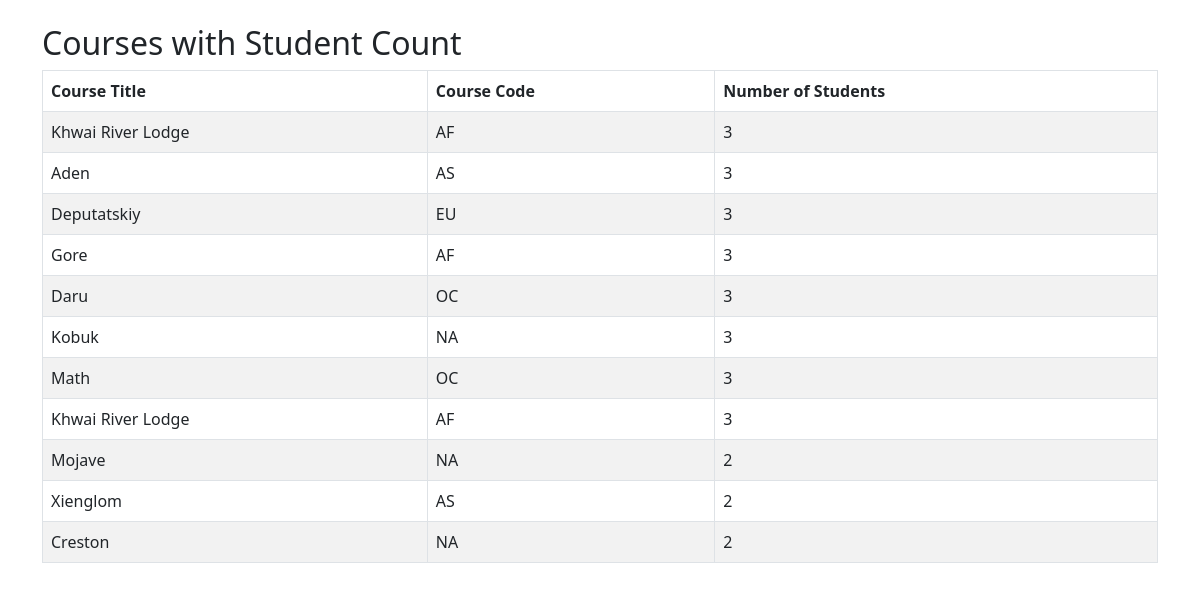
Page /books/lab9/task22 on the committed database.
### apps/bookmodule/models.py (models this page shows)
class Course(models.Model):
    title = models.CharField(max_length=50)
    code = models.CharField(max_length=500)

### apps/bookmodule/views.py (the view)
# urls.py: path('lab9/task22', views.task22),
def task22(request):
    courses = Course.objects.annotate(student_count=Count('student11'))
    return render(request, 'task2.html', {'courses': courses})

### apps/bookmodule/templates/task2.html (shortened to what this page needs)
<!DOCTYPE html>
<html>
<head>
    <link href="https://cdn.jsdelivr.net/npm/bootstrap@5.3.0/dist/css/bootstrap.min.css" rel="stylesheet">
</head>
<body class="container mt-4">
    <h2>Courses with Student Count</h2>
    <table class="table table-bordered table-striped">
        <thead>
            <tr>
                <th>Course Title</th>
                <th>Course Code</th>
                <th>Number of Students</th>
            </tr>
        </thead>
        <tbody>
            {% for course in courses %}
            <tr>
                <td>{{ course.title }}</td>
                <td>{{ course.code }}</td>
                <td>{{ course.student_count }}</td>
            </tr>
            {% endfor %}
        </tbody>
    </table>
</body>
</html>

### rows in the picture
Course: title "Khwai River Lodge", code "AF", student_count "3"
Course: title "Aden", code "AS", student_count "3"
Course: title "Deputatskiy", code "EU", student_count "3"
Course: title "Gore", code "AF", student_count "3"
Course: title "Daru", code "OC", student_count "3"
Course: title "Kobuk", code "NA", student_count "3"
Course: title "Math", code "OC", student_count "3"
Course: title "Khwai River Lodge", code "AF", student_count "3"
Course: title "Mojave", code "NA", student_count "2"
Course: title "Xienglom", code "AS", student_count "2"
Course: title "Creston", code "NA", student_count "2"
